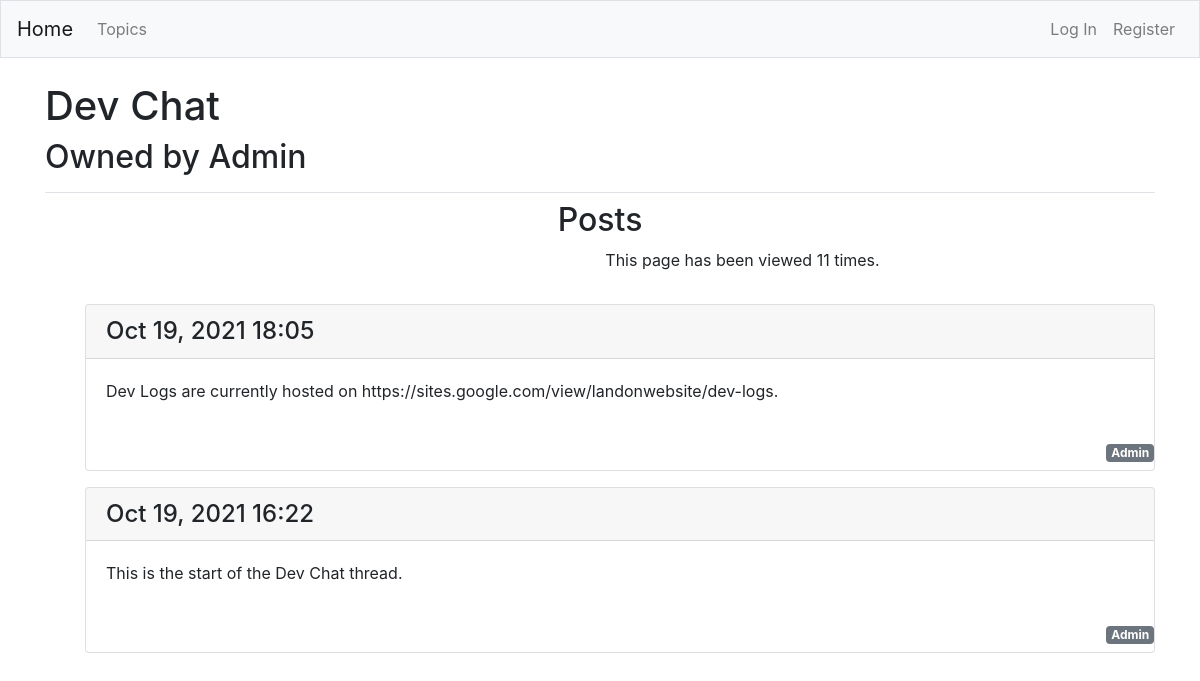
/topic/topic/24, run on the app's committed database.
### forum/models.py (models this page shows, shortened)
class Topic(models.Model):
	userViewList = [
		1
	]
	view = {
		"count": 0
	}
	owner = models.ForeignKey(User, on_delete=models.CASCADE)
	text = models.CharField(max_length=200)
	date_added = models.DateTimeField(auto_now_add = True)
	def __str__(self):
		return self.text

class Entry(models.Model):
	owner = models.ForeignKey(User, on_delete=models.CASCADE)
	topic = models.ForeignKey(Topic, on_delete = models.CASCADE)
	text = models.TextField()
	date_added = models.DateTimeField(auto_now_add = True)
	class Meta:
		verbose_name_plural = "entries"

### forum/views.py (the view)
# urls.py: path("topic/<int:topic_id>", views.topic, name = "topic"),
def topic(request, topic_id):
	topic = Topic.objects.get(id=topic_id)
	print(topic.view)
	topic.view["count"] += 1
	topic.save()
	owner = topic.owner
	entries = topic.entry_set.order_by("-date_added")
	for entry in entries:
		if request.user == entry.owner:
			entry.userIsOwner = True
		else:
			entry.userIsOwner = False
	context = {
		"topic": topic,
		"entries": entries,
		"owner": owner,
		"view": topic.view
	}
	return render(request, "forum/topic.html", context)

### forum/templates/forum/topic.html (shortened to what this page needs)
{% extends "forum/base.html" %}
{% block head %}
<h1>{{ topic }}</h1>
<h2>Owned by {{ owner }}</h2>
{% endblock head %}
{% block body %}
<h2 class="text-center">Posts</h2>
<div class="pb-3 row">
	<div class="col-sm-5">
	</div>
	<div class="col-sm-5">
		<p class="text-center">This page has been viewed {{ view.count }} times.</p>
	</div>
</div>
<ul>
	{% for entry in entries %}
		<div class="card mb-3">
			<h4 class="card-header">{{ entry.date_added | date:"M d, Y H:i" }}</h4>
			<div class="card-body">
				{{ entry.text | linebreaks }}
			</div>
			<div class="text-right">
				<h2 class="badge badge-secondary">{{ entry.owner }}</h2>
			</div>
		</div>
	{% empty %}
		<li>There are no entries for this topic.</li>
	{% endfor %}
</ul>
{% endblock body %}

### data on the page
Topic: text "Dev Chat"
Entry: date_added "Oct 19, 2021 18:05", text "Dev Logs are currently hosted on https://sites.google.com/view/landonwebsite/dev-logs.", owner "Admin"
Entry: date_added "Oct 19, 2021 16:22", text "This is the start of the Dev Chat thread.", owner "Admin"

### other printed values
{{ owner }} "Admin"
{{ view.count }} "11"
